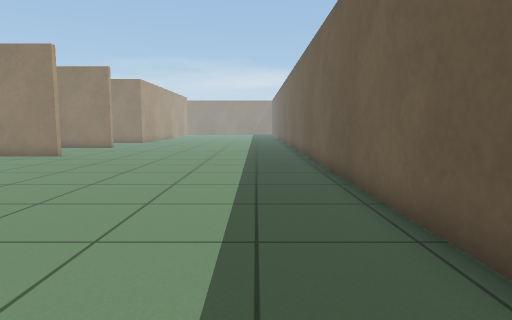
view 1 (above)

16 first-person views from a walk through a robot-simulator world made for Gazebo. The camera is 0.72 m above the floor, tilts 6° down and sees 75° across. The floor is counted in squares, 0.5 m on a side. Each view is taken from the middle of a square. On the plan, view 1 faces up. The plan holds only what a view shows up to about 15 squares ahead; the rest is blank. The place goes on beyond the plan. Robots are left out.

view 2
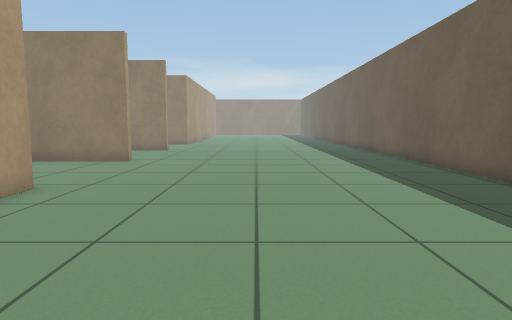

view 3
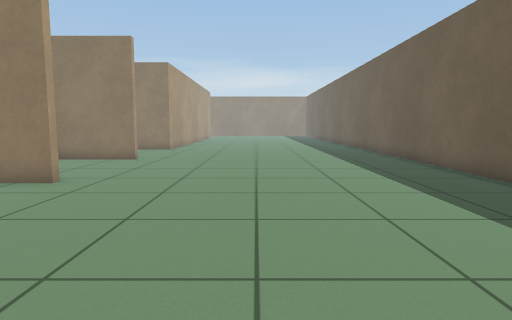

view 4
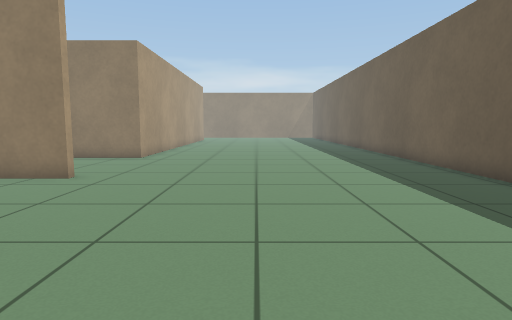

view 5
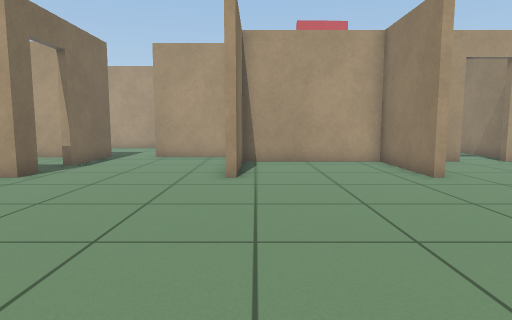

view 6
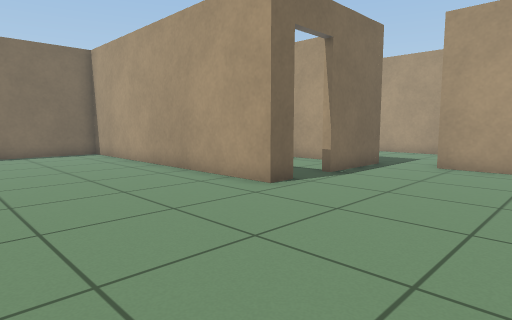

view 7
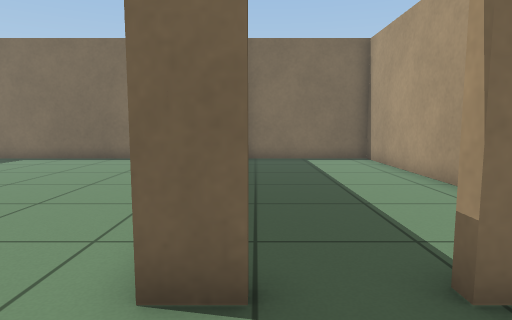

view 8
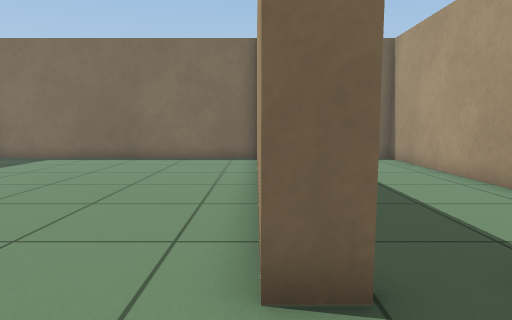

view 9
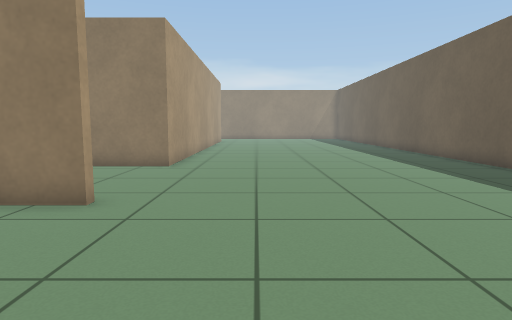

view 10
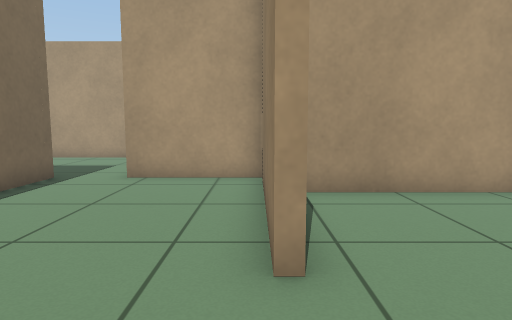

view 11
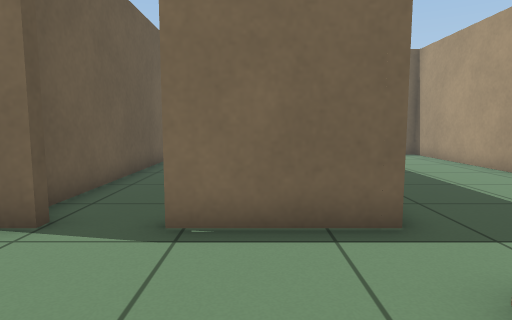

view 12
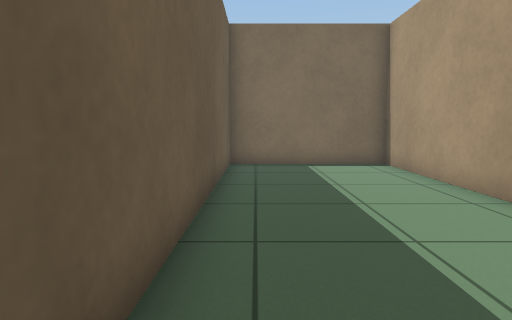

view 13
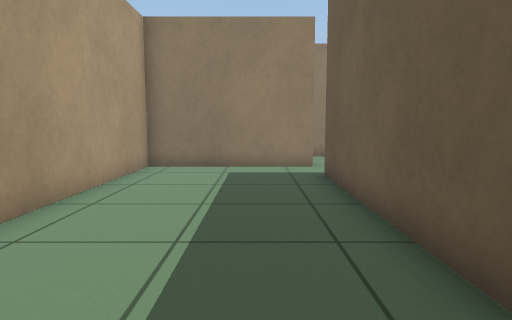

view 14
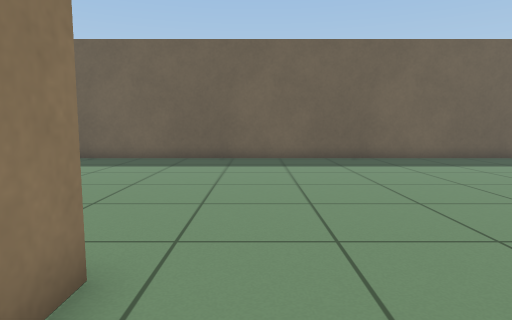

view 15
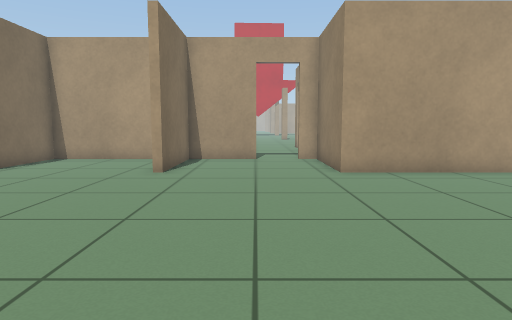

view 16
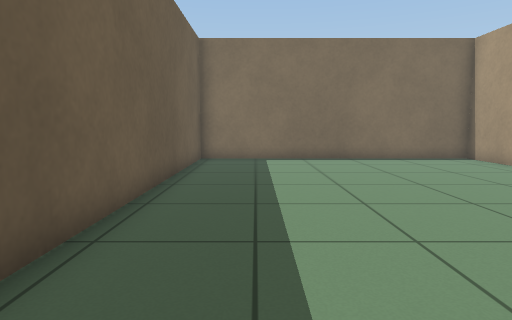

### Floor plan
Ten units are one square. View 1 is at (0, 0); x grows to the right and y downward. Boxes are objects, and circles mark ways between rooms. Rooms are numbered by the first view taken in them; rooms with no view inside come last. Other rooms are left out.
<svg viewBox="-212 -310 241 337">
<path fill="none" stroke="#000" d="M-90 -152 -150 -152 -150 -115M-100 -95 -90 -95 -90 22 24 22 24 -305M-150 -95 -116 -95M-130 -241 -130 -212 -90 -212 -90 -209 -130 -209 -130 -155 -90 -155M-90 -305 -90 -266 -130 -266 -130 -258M-150 -115 -207 -115 -207 22 -150 22 -150 -95M-93 -9 -93 -83M-147 -75 -147 22 -96 22"/>
<circle cx="-150" cy="-100" r="3" fill="#2a7"/>
<circle cx="-105" cy="-90" r="3" fill="#2a7"/>
<text x="-50" y="-150">1</text>
<text x="-180" y="-50">2</text>
<text x="-120" y="-40">3</text>
</svg>
Room 1 opens to room 2. Room 1 opens to room 3.

Where each view was taken, in squares from view 1:
view 1: 0 up, 0 right, facing up
view 2: 2 up, 4 left, facing up
view 3: 7 up, 4 left, facing up
view 4: 12 up, 4 left, facing up
view 5: 16 up, 0 right, facing left
view 6: 15 up, 3 left, facing down-left
view 7: 12 up, 10 left, facing down
view 8: 12 up, 9 left, facing down
view 9: 15 up, 6 left, facing up
view 10: 15 up, 6 left, facing left
view 11: 14 up, 13 left, facing down
view 12: 10 up, 16 left, facing down
view 13: 0 up, 17 left, facing up
view 14: 25 up, 12 left, facing right
view 15: 24 up, 1 right, facing left
view 16: 12 up, 0 right, facing down
